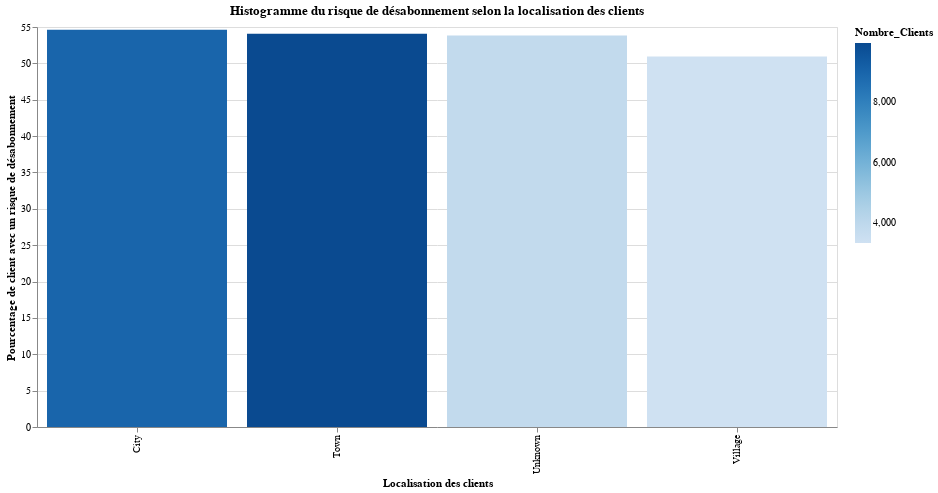

Here is the notebook cell this chart was saved with:
### Markdown cell above
Les achats compulsifs ne nous montre pas un grand impact sur le risque de désabonnement.

Peut-être que la localisation du client à plus d'influence?

### Code cell
# Churn en fct de la localisation
df_churn = df_spark_clean.groupBy("region_category").agg((avg("churn_risk_score") * 100).alias("avg_churn_percentage"), count("churn_risk_score").alias("Nombre_Clients"))
data_pd = df_churn.toPandas()

# Histogramme
alt.Chart(data_pd).mark_bar().encode(
    x=alt.X('region_category:N', axis=alt.Axis(title="Localisation des clients")),
    y=alt.Y('avg_churn_percentage:Q', axis=alt.Axis(title="Pourcentage de client avec un risque de désabonnement")),
    tooltip=['region_category:N', 'avg_churn_percentage:Q', 'Nombre_Clients:Q'], # Afin de pouvoir avoir les informations de chaque point lorsque l'on passe notre souris
    color='Nombre_Clients:Q'
).properties(
    width=800, # Taille du graphique
    height=400,
    title="Histogramme du risque de désabonnement selon la localisation des clients", # Titre du graphique
).interactive() # Pouvoir zoomer sur le graphique

### Figure 1 — Vega-Lite specification as saved in the notebook (floating-point values rounded to 4 significant figures)
{"config": {"view": {"continuousWidth": 400, "continuousHeight": 300}}, "data": {"name": "data-7c9439086adf7ff2ef1bb5a3dd98dff8"}, "mark": "bar", "encoding": {"color": {"field": "Nombre_Clients", "type": "quantitative"}, "tooltip": [{"field": "region_category", "type": "nominal"}, {"field": "avg_churn_percentage", "type": "quantitative"}, {"field": "Nombre_Clients", "type": "quantitative"}], "x": {"axis": {"title": "Localisation des clients"}, "field": "region_category", "type": "nominal"}, "y": {"axis": {"title": "Pourcentage de client avec un risque de désabonnement"}, "field": "avg_churn_percentage", "type": "quantitative"}}, "height": 400, "selection": {"selector004": {"type": "interval", "bind": "scales", "encodings": ["x", "y"]}}, "title": "Histogramme du risque de désabonnement selon la localisation des clients", "width": 800, "$schema": "https://vega.github.io/schema/vega-lite/v4.17.0.json", "datasets": {"data-7c9439086adf7ff2ef1bb5a3dd98dff8": [{"region_category": "Unknown", "avg_churn_percentage": 53.85, "Nombre_Clients": 3861}, {"region_category": "Village", "avg_churn_percentage": 50.95, "Nombre_Clients": 3356}, {"region_category": "Town", "avg_churn_percentage": 54.06, "Nombre_Clients": 9940}, {"region_category": "City", "avg_churn_percentage": 54.61, "Nombre_Clients": 8964}]}}
